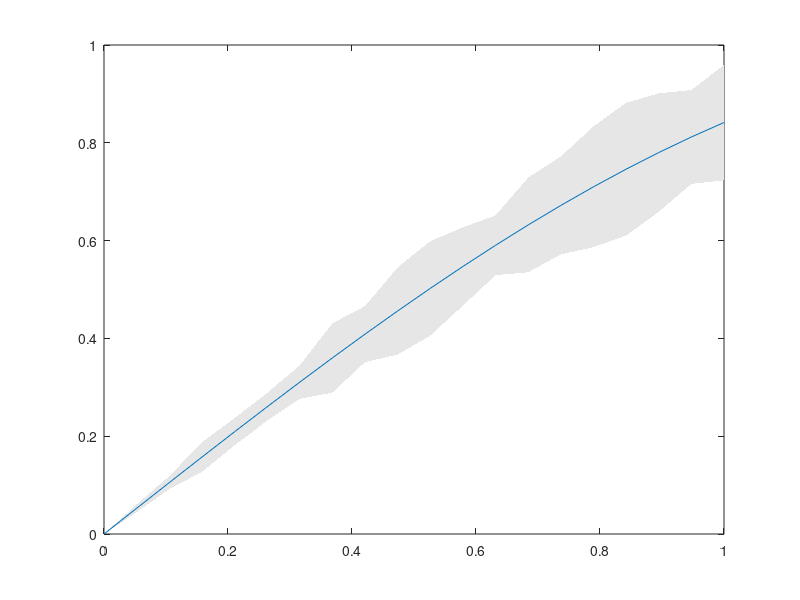

Here is the MATLAB script that generated this plot:
x = linspace(0,1,20)';
y = sin(x);
dy = .1*(1+rand(size(y))).*y;  % made-up error values
fill([x;flipud(x)],[y-dy;flipud(y+dy)],[.9 .9 .9],'linestyle','none');
line(x,y)